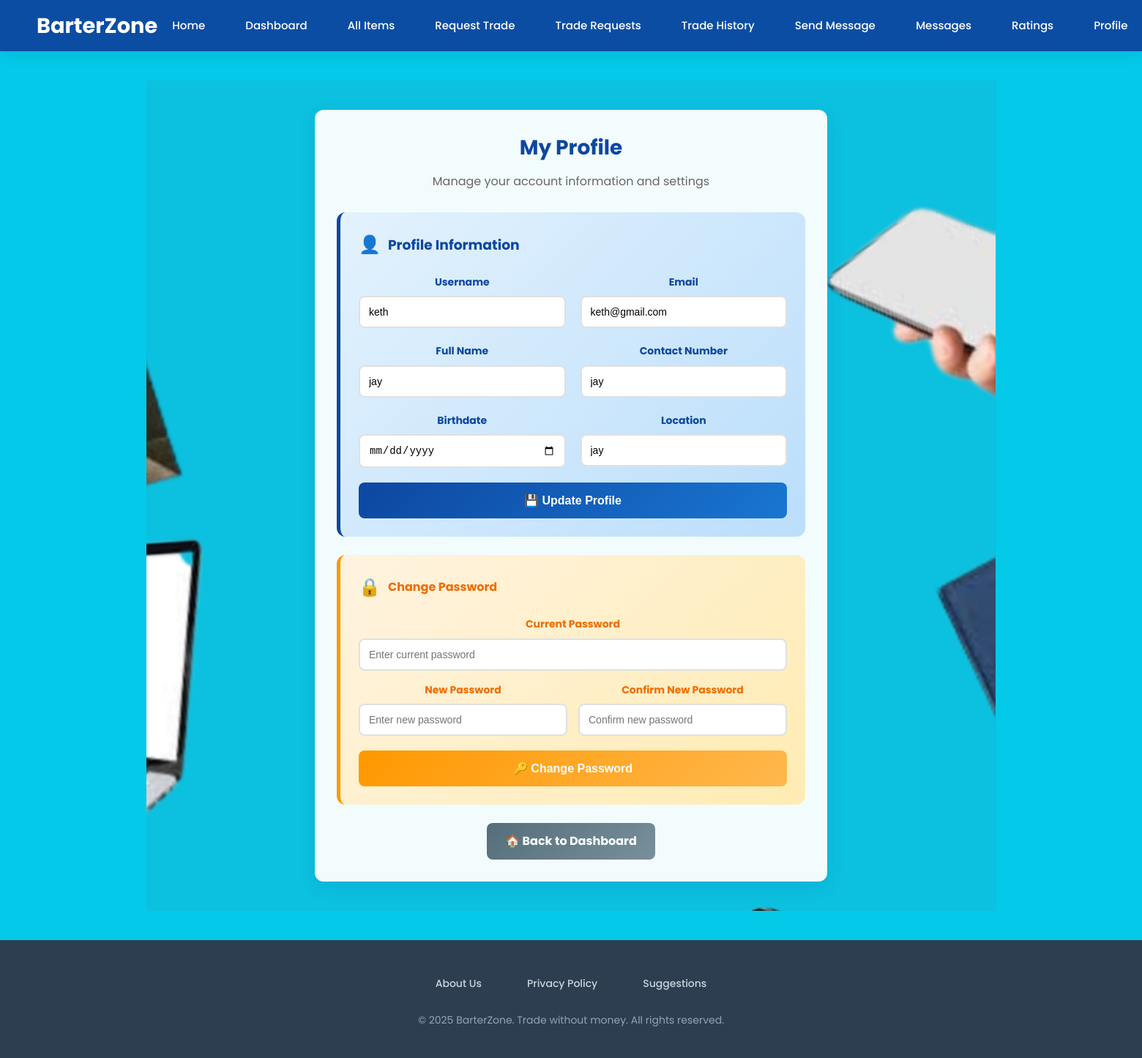
Screenshot of /profile (signed in) with the database file from the repository.
### tables this page shows
CREATE TABLE users (
            id INTEGER PRIMARY KEY AUTOINCREMENT,
            username TEXT UNIQUE NOT NULL,
            email TEXT,
            password TEXT NOT NULL,
            birthdate TEXT,
            location TEXT,
            full_name TEXT,
            contact TEXT,
            created_at TIMESTAMP DEFAULT CURRENT_TIMESTAMP
        , is_admin BOOLEAN DEFAULT 0);

### app.py (the view, shortened to what this page needs)
@app.route('/profile', methods=['GET', 'POST'])
def profile():
    if 'user_id' not in session:
        flash('Please login first.', 'warning')
        return redirect(url_for('login'))
    user_id = session['user_id']
    with sqlite3.connect(DB_NAME) as conn:
        conn.row_factory = sqlite3.Row
        user = conn.execute(
            "SELECT * FROM users WHERE id = ?",
            (user_id,)
        ).fetchone()
    return render_template('profile.html', user=user)

### templates/profile.html (shortened to what this page needs)
{% extends "base.html" %}
{% block content %}
<section class="hero-section">
  <div class="overlay" style="background: rgba(255,255,255,0.95); color:#333; max-width: 700px; width:100%; padding:30px; border-radius:12px; box-shadow: 0 8px 25px rgba(13, 71, 161, 0.1);">
    <div style="text-align: center; margin-bottom: 30px;">
      <h2 style="color:#0d47a1; margin-bottom:10px; font-size: 28px;">My Profile</h2>
      <p style="color:#666; font-size: 16px;">Manage your account information and settings</p>
    </div>
    <div style="background: linear-gradient(135deg, #e3f2fd 0%, #bbdefb 100%); padding: 25px; border-radius: 12px; margin-bottom: 25px; border-left: 5px solid #0d47a1;">
      <h3 style="color:#0d47a1; margin-top:0; margin-bottom:20px; display: flex; align-items: center; gap: 10px;">
        <span style="font-size: 24px;">👤</span>
        Profile Information
      </h3>
      <form method="POST" action="{{ url_for('profile') }}">
        <div style="display: grid; grid-template-columns: 1fr 1fr; gap: 20px; margin-bottom: 20px;">
          <div>
            <label style="display: block; margin-bottom: 8px; font-weight: bold; color:#0d47a1; font-size: 14px;">Username</label>
            <input type="text" name="username" value="{{ user['username'] }}" required
                   style="width: 100%; padding: 12px; border: 2px solid #e0e0e0; border-radius: 8px; font-size: 14px; transition: border-color 0.3s;">
          </div>
          <div>
            <label style="display: block; margin-bottom: 8px; font-weight: bold; color:#0d47a1; font-size: 14px;">Email</label>
            <input type="email" name="email" value="{{ user['email'] }}" required
                   style="width: 100%; padding: 12px; border: 2px solid #e0e0e0; border-radius: 8px; font-size: 14px; transition: border-color 0.3s;">
          </div>
        </div>
        <div style="display: grid; grid-template-columns: 1fr 1fr; gap: 20px; margin-bottom: 20px;">
          <div>
            <label style="display: block; margin-bottom: 8px; font-weight: bold; color:#0d47a1; font-size: 14px;">Full Name</label>
            <input type="text" name="full_name" value="{{ user['full_name'] or '' }}"
                   placeholder="Enter your full name"
                   style="width: 100%; padding: 12px; border: 2px solid #e0e0e0; border-radius: 8px; font-size: 14px; transition: border-color 0.3s;">
          </div>
          <div>
            <label style="display: block; margin-bottom: 8px; font-weight: bold; color:#0d47a1; font-size: 14px;">Contact Number</label>
            <input type="text" name="contact" value="{{ user['contact'] or '' }}"
                   placeholder="Enter your contact number"
                   style="width: 100%; padding: 12px; border: 2px solid #e0e0e0; border-radius: 8px; font-size: 14px; transition: border-color 0.3s;">
          </div>
        </div>
        <div style="display: grid; grid-template-columns: 1fr 1fr; gap: 20px; margin-bottom: 20px;">
          <div>
            <label style="display: block; margin-bottom: 8px; font-weight: bold; color:#0d47a1; font-size: 14px;">Birthdate</label>
            <input type="date" name="birthdate" value="{{ user['birthdate'] or '' }}"
                   style="width: 100%; padding: 12px; border: 2px solid #e0e0e0; border-radius: 8px; font-size: 14px; transition: border-color 0.3s;">
          </div>
          <div>
            <label style="display: block; margin-bottom: 8px; font-weight: bold; color:#0d47a1; font-size: 14px;">Location</label>
            <input type="text" name="location" value="{{ user['location'] or '' }}"
                   placeholder="Enter your location"
                   style="width: 100%; padding: 12px; border: 2px solid #e0e0e0; border-radius: 8px; font-size: 14px; transition: border-color 0.3s;">
          </div>
        </div>
        <button type="submit" class="btn-primary" style="width: 100%; padding: 15px; background: linear-gradient(135deg, #0d47a1 0%, #1976d2 100%); color: white; border: none; border-radius: 8px; font-size: 16px; font-weight: bold; cursor: pointer; transition: all 0.3s ease;">
          💾 Update Profile
        </button>
      </form>
    </div>
    <div style="background: linear-gradient(135deg, #fff3e0 0%, #ffecb3 100%); padding: 25px; border-radius: 12px; margin-bottom: 25px; border-left: 5px solid #ff9800;">
      <h4 style="color:#ef6c00; margin-top:0; margin-bottom:20px; display: flex; align-items: center; gap: 10px;">
        <span style="font-size: 24px;">🔒</span>
        Change Password
      </h4>
      <form method="POST" action="{{ url_for('change_password') }}">
        <div style="margin-bottom: 15px;">
          <label style="display: block; margin-bottom: 8px; font-weight: bold; color:#ef6c00; font-size: 14px;">Current Password</label>
          <input type="password" name="current_password" placeholder="Enter current password" required
                 style="width: 100%; padding: 12px; border: 2px solid #e0e0e0; border-radius: 8px; font-size: 14px; transition: border-color 0.3s;">
        </div>
        <div style="display: grid; grid-template-columns: 1fr 1fr; gap: 15px; margin-bottom: 20px;">
          <div>
            <label style="display: block; margin-bottom: 8px; font-weight: bold; color:#ef6c00; font-size: 14px;">New Password</label>
            <input type="password" name="new_password" placeholder="Enter new password" required
                   style="width: 100%; padding: 12px; border: 2px solid #e0e0e0; border-radius: 8px; font-size: 14px; transition: border-color 0.3s;">
          </div>
          <div>
            <label style="display: block; margin-bottom: 8px; font-weight: bold; color:#ef6c00; font-size: 14px;">Confirm New Password</label>
            <input type="password" name="confirm_password" placeholder="Confirm new password" required
                   style="width: 100%; padding: 12px; border: 2px solid #e0e0e0; border-radius: 8px; font-size: 14px; transition: border-color 0.3s;">
          </div>
        </div>
        <button type="submit" class="btn-primary" style="width: 100%; padding: 15px; background: linear-gradient(135deg, #ff9800 0%, #ffb74d 100%); color: white; border: none; border-radius: 8px; font-size: 16px; font-weight: bold; cursor: pointer; transition: all 0.3s ease;">
          🔑 Change Password
        </button>
      </form>
    </div>
    <div style="text-align: center;">
      <a href="{{ url_for('dashboard') }}" class="btn-primary" style="padding: 12px 25px; background: linear-gradient(135deg, #546e7a 0%, #78909c 100%); color: white; border: none; border-radius: 8px; font-weight: bold; font-size: 16px; cursor: pointer; transition: all 0.3s ease; text-decoration: none;">
        🏠 Back to Dashboard
      </a>
    </div>
  </div>
</section>
{% endblock %}

### static/style.css (style rules this page uses)
* { margin: 0; padding: 0; box-sizing: border-box; }
body { font-family: 'Poppins', sans-serif; color: #fff; display: flex; flex-direction: column; min-height: 100vh; }
.hero-section { background: url("/static/images/home.png") no-repeat center center/cover; flex: 1; display: flex; justify-content: center; align-items: center; padding: 40px; text-align: center; }
.overlay { background: rgba(0, 86, 99, 0.8); padding: 40px; border-radius: 10px; max-width: 500px; width: 100%; }
.btn-primary { background-color: #ff9800; color: white; border: none; border-radius: 10px; padding: 12px 20px; cursor: pointer; font-weight: bold; transition: opacity 0.3s; text-decoration: none; display: inline-block; }

### templates/base.html (style rules this page uses)
* { margin: 0; padding: 0; box-sizing: border-box; }
body { font-family: 'Poppins', sans-serif; background: #05C9E8; color: #1e293b; line-height: 1.6; min-height: 100vh; }

### rows the page displays
users: username "keth", email "keth@gmail.com", full_name "jay", contact "jay", location "jay"
